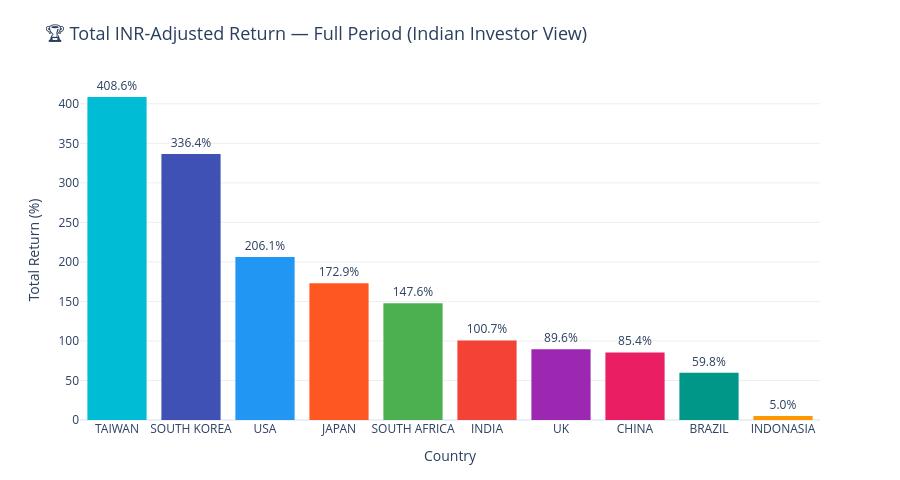

The notebook cell saved with this chart:
### Code cell
# ---- Bar chart: Total Return by Country ----
colors = [COUNTRY_COLORS[c] for c in summary_df['Country']]
fig = go.Figure(go.Bar(
    x=summary_df['Country'],
    y=summary_df['Total Return (%)'],
    marker_color=colors,
    text=[f"{v:.1f}%" for v in summary_df['Total Return (%)']],
    textposition='outside',
    marker_line_width=0
))
fig.update_layout(
    title=dict(text='🏆 Total INR-Adjusted Return — Full Period (Indian Investor View)', font=dict(size=18)),
    yaxis_title='Total Return (%)',
    xaxis_title='Country',
    height=480,
    plot_bgcolor='rgba(0,0,0,0)',
    yaxis=dict(gridcolor='#eee'),
    showlegend=False,
    margin=dict(t=80, b=60)
)
fig.show()

### Figure 1 — Plotly figure (JSON) as saved in the notebook; plotly's stock layout.template omitted (floating-point values rounded to 4 significant figures)
{"data": [{"marker": {"color": ["#00BCD4", "#3F51B5", "#2196F3", "#FF5722", "#4CAF50", "#F44336", "#9C27B0", "#E91E63", "#009688", "#FF9800"], "line": {"width": 0}}, "text": ["408.6%", "336.4%", "206.1%", "172.9%", "147.6%", "100.7%", "89.6%", "85.4%", "59.8%", "5.0%"], "textposition": "outside", "type": "bar", "x": ["TAIWAN", "SOUTH KOREA", "USA", "JAPAN", "SOUTH AFRICA", "INDIA", "UK", "CHINA", "BRAZIL", "INDONASIA"], "y": [408.6, 336.4, 206.1, 172.9, 147.6, 100.7, 89.6, 85.4, 59.8, 5.0]}], "layout": {"height": 480, "margin": {"b": 60, "t": 80}, "plot_bgcolor": "rgba(0,0,0,0)", "showlegend": false, "title": {"font": {"size": 18}, "text": "🏆 Total INR-Adjusted Return — Full Period (Indian Investor View)"}, "xaxis": {"title": {"text": "Country"}}, "yaxis": {"gridcolor": "#eee", "title": {"text": "Total Return (%)"}}}}
